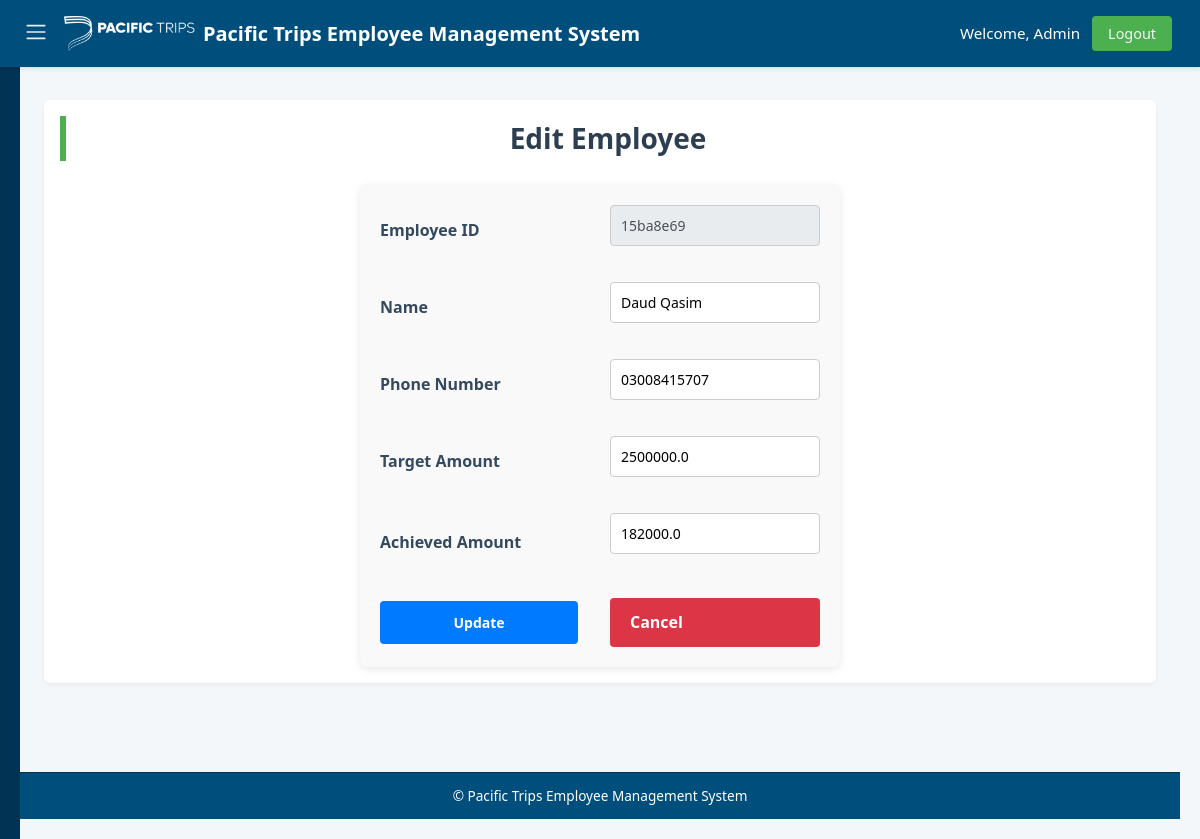
Page /employee/edit/15ba8e69 (signed in) on the committed database.
### tables this page shows
CREATE TABLE employees (
    empId TEXT PRIMARY KEY,
    empName TEXT NOT NULL,
    phoneNo TEXT,
    targetAmount REAL NOT NULL CHECK (targetAmount >= 0),
    achievedAmount REAL NOT NULL CHECK (achievedAmount >= 0),
    createdAt TEXT DEFAULT CURRENT_TIMESTAMP,
    updatedAt TEXT DEFAULT CURRENT_TIMESTAMP
);

### app.py (the view)
    def wrap(*args, **kwargs):
        if 'user_id' not in session:
            flash('Please login first.', 'danger')
            return redirect(url_for('login'))
        if session.get('role') != 'admin':
            flash('Admin access required.', 'danger')
            return redirect(url_for('index'))
        return f(*args, **kwargs)

### app.py (called while the page is built, shortened)
def get_db_connection():
    conn = sqlite3.connect(DATABASE, timeout=10)
    conn.row_factory = sqlite3.Row
    conn.execute("PRAGMA journal_mode=WAL")
    return conn

def admin_required(f):
    def wrap(*args, **kwargs):
        if 'user_id' not in session:
            flash('Please login first.', 'danger')
            return redirect(url_for('login'))
        if session.get('role') != 'admin':
            flash('Admin access required.', 'danger')
            return redirect(url_for('index'))
        return f(*args, **kwargs)
    wrap.__name__ = f.__name__
    return wrap

@app.route('/employee/edit/<string:emp_id>', methods=['GET', 'POST'])
@admin_required
def edit_employee(emp_id):
    with closing(get_db_connection()) as conn:
        with closing(conn.cursor()) as cursor:
            cursor.execute("SELECT * FROM employees WHERE empId = ?", (emp_id,))
            employee = cursor.fetchone()
    if not employee:
        flash("Employee not found", "danger")
        return redirect(url_for('employees'))
    return render_template('edit_employee.html', employee=employee)

### templates/edit_employee.html
{% extends "base.html" %}
{% block content %}
<h2 style="text-align: center; color: #2c3e50; margin-bottom: 24px;">Edit Employee</h2>
<form method="POST" action="{{ url_for('edit_employee', emp_id=employee.empId) }}"
      style="max-width: 480px; margin: 0 auto; padding: 20px; background: #f9f9f9; border-radius: 8px; box-shadow: 0 2px 8px rgba(0,0,0,0.1);">
    <label for="empId" style="display: block; font-weight: 600; margin-bottom: 6px; color: #34495e;">Employee ID</label>
    <input type="text" name="empId" value="{{ employee.empId }}" readonly
           style="width: 100%; padding: 10px; margin-bottom: 16px; border: 1px solid #ccc; border-radius: 4px; background: #e9ecef; color: #495057;">
    <label for="empName" style="display: block; font-weight: 600; margin-bottom: 6px; color: #34495e;">Name</label>
    <input type="text" name="empName" value="{{ employee.empName }}" required
           style="width: 100%; padding: 10px; margin-bottom: 16px; border: 1px solid #ccc; border-radius: 4px;">
    <label for="phoneNo" style="display: block; font-weight: 600; margin-bottom: 6px; color: #34495e;">Phone Number</label>
    <input type="text" name="phoneNo" value="{{ employee.phoneNo or '' }}"
           style="width: 100%; padding: 10px; margin-bottom: 16px; border: 1px solid #ccc; border-radius: 4px;">
    <label for="targetAmount" style="display: block; font-weight: 600; margin-bottom: 6px; color: #34495e;">Target Amount</label>
    <input type="number" name="targetAmount" value="{{ employee.targetAmount }}" required
           style="width: 100%; padding: 10px; margin-bottom: 16px; border: 1px solid #ccc; border-radius: 4px;">
    <label for="achievedAmount" style="display: block; font-weight: 600; margin-bottom: 6px; color: #34495e;">Achieved Amount</label>
    <input type="number" name="achievedAmount" value="{{ employee.achievedAmount }}" required
           style="width: 100%; padding: 10px; margin-bottom: 24px; border: 1px solid #ccc; border-radius: 4px;">
    <button type="submit"
            style="background-color: #007bff; color: white; padding: 12px 20px; border: none; border-radius: 4px; cursor: pointer; font-weight: 600; margin-right: 12px;">
      Update
    </button>
    <a href="{{ url_for('employees') }}"
       style="background-color: #dc3545; color: white; padding: 12px 20px; border-radius: 4px; text-decoration: none; font-weight: 600;">
      Cancel
    </a>
</form>
{% endblock %}

### static/style.css (style rules this page uses)
* { margin: 0; padding: 0; box-sizing: border-box; }
body { font-family: 'Segoe UI', Tahoma, Geneva, Verdana, sans-serif; background-color: #f4f7fa; color: #333; line-height: 1.6; min-height: 100vh; display: flex; flex-direction: column; }
a { text-decoration: none; transition: color 0.3s ease, background-color 0.3s ease; }
html { scroll-behavior: smooth; }
button, a, .menu-toggle { touch-action: manipulation; }

### static/customers.css (style rules this page uses)
* { box-sizing: border-box; margin: 0; padding: 0; font-family: 'Segoe UI', Tahoma, Geneva, Verdana, sans-serif; }
body { background: #f6f9fc; color: #333; padding: 40px; }
h2 { margin-bottom: 25px; font-size: 28px; color: #222; border-left: 6px solid #4CAF50; padding-left: 10px; }

### static/employees.css (style rules this page uses)
body { font-family: Arial, sans-serif; background-color: #f9f9f9; margin: 20px; color: #333; }
h2 { color: #2c3e50; margin-bottom: 20px; }
form { display: flex; flex-wrap: wrap; gap: 15px; align-items: center; background-color: #ffffff; padding: 15px; border-radius: 8px; box-shadow: 0 2px 4px rgba(0,0,0,0.1); margin-bottom: 20px; }
form label { margin-right: 5px; font-weight: bold; }
form select, form button, form a.btn { padding: 8px 12px; font-size: 14px; border: 1px solid #ccc; border-radius: 6px; background-color: white; transition: 0.3s ease; }
form button { background-color: #007BFF; color: white; border: none; cursor: pointer; }

### static/add form.css (style rules this page uses)
body { font-family: Arial, sans-serif; background-color: #f7f9fc; margin: 0; padding: 20px; }
h2 { text-align: center; color: #333; margin-bottom: 30px; }
form { max-width: 800px; margin: 0 auto; background-color: #ffffff; padding: 30px 40px; border-radius: 10px; box-shadow: 0 0 10px rgba(0, 0, 0, 0.1); display: grid; grid-template-columns: 1fr 1fr; gap: 20px; }
form label { display: block; margin-bottom: 8px; font-weight: bold; color: #444; }
form input[type="text"], form input[type="date"], form select { width: 100%; padding: 10px 12px; border: 1px solid #ccc; border-radius: 6px; font-size: 14px; transition: border-color 0.3s ease; }
form input[type="number"] { width: 100%; padding: 10px 12px; border: 1px solid #ccc; border-radius: 6px; font-size: 14px; transition: border-color 0.3s ease; }

### templates/base.html (style rules this page uses)
* { margin: 0; padding: 0; box-sizing: border-box; }
body { font-family: 'Segoe UI', Tahoma, Geneva, Verdana, sans-serif; background-color: #f4f7fa; color: #333; line-height: 1.6; min-height: 100vh; display: flex; flex-direction: column; font-size: 16px; }
a { text-decoration: none; transition: color 0.3s ease, background-color 0.3s ease; }
html { scroll-behavior: smooth; }
button, a, .menu-toggle { touch-action: manipulation; }

### rows in the picture
employees: empId "15ba8e69", empName "Daud Qasim", phoneNo "03008415707", targetAmount "2500000.0", achievedAmount "182000.0"

### other values in the picture
{{ session.user_name }} "Admin"
